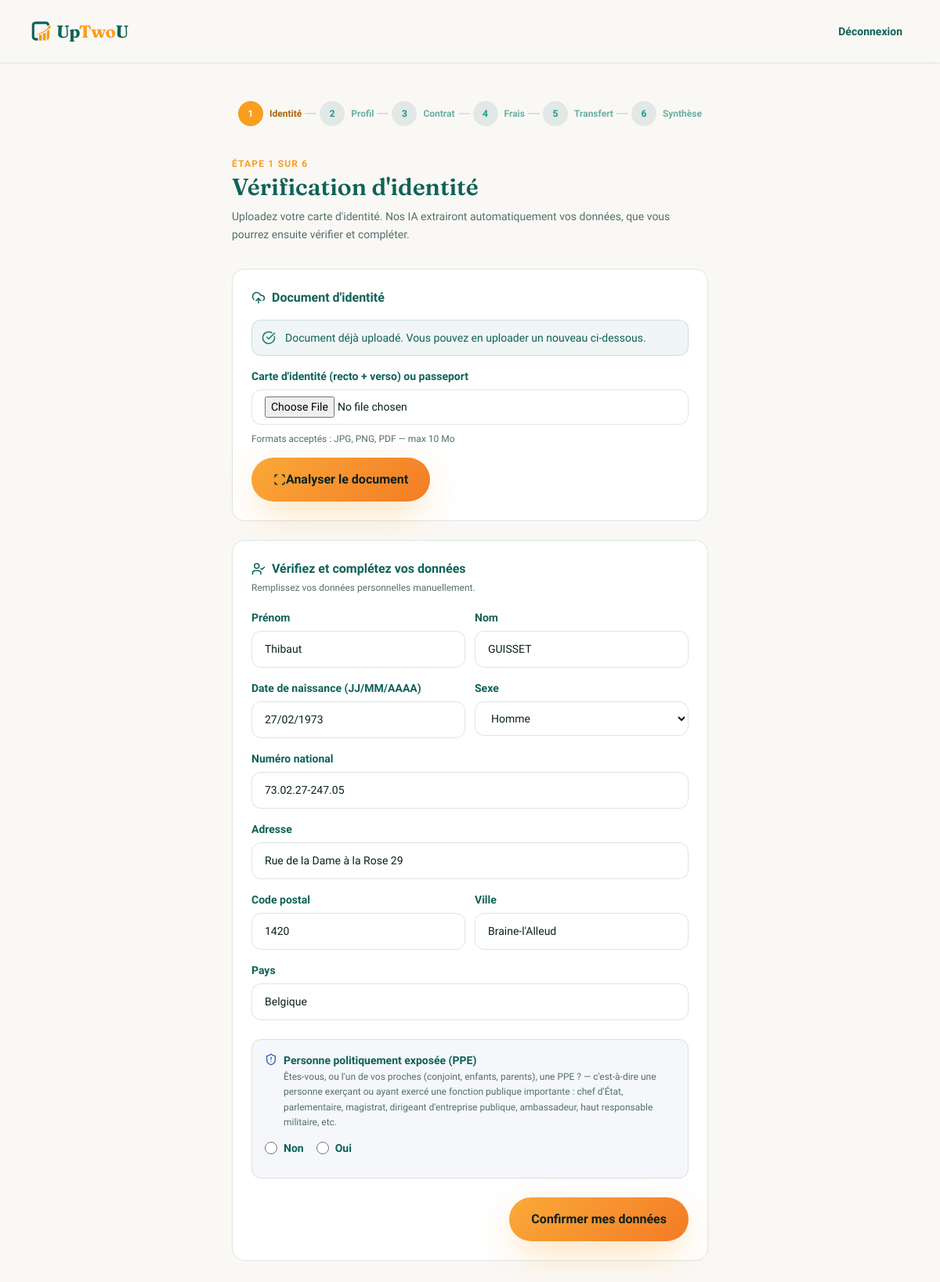
/onboarding/kyc (signed in), run on the app's committed database.
### models.py (models this page shows, shortened)
class Client(db.Model):
    __tablename__ = 'client'
    id = db.Column(db.Integer, primary_key=True)
    user_id = db.Column(db.Integer, db.ForeignKey('user.id'), nullable=False)
    nom = db.Column(db.String(100))
    prenom = db.Column(db.String(100))
    date_naissance = db.Column(db.String(10))   # JJ/MM/AAAA
    sexe = db.Column(db.String(1))              # 'F' | 'M'
    niss = db.Column(db.String(20))
    adresse = db.Column(db.String(200))
    ville = db.Column(db.String(100))
    code_postal = db.Column(db.String(10))
    telephone = db.Column(db.String(20))
    telephone_gsm = db.Column(db.String(20))
    iban = db.Column(db.String(34))
    beneficiaire_vie = db.Column(db.String(200))    # en cas de vie
    beneficiaire_1 = db.Column(db.String(200))      # en cas de décès — 1er (compat)
    beneficiaire_2 = db.Column(db.String(200))      # en cas de décès — 2ème (compat)
    beneficiaires_json = db.Column(db.Text)         # structure complète JSON
    profil_risque = db.Column(db.String(20))    # prudent | equilibre | dynamique | conviction
    profil_choisi_par = db.Column(db.String(20))  # client | courtier
    profil_date = db.Column(db.DateTime)
    pays = db.Column(db.String(100), default='Belgique')
    kyc_verifie = db.Column(db.Boolean, default=False)
    kyc_document = db.Column(db.String(200))      # filename of uploaded ID
    est_ppe = db.Column(db.Boolean, nullable=True)          # personne politiquement exposée
    ppe_details = db.Column(db.String(500), nullable=True)  # fonction / lien si PPE
    frais_acceptes = db.Column(db.Boolean, default=False)
    questionnaire_score = db.Column(db.Integer)   # raw score 0-18
    courtier_id = db.Column(db.Integer, db.ForeignKey('user.id'), nullable=True)
    courtier = db.relationship('User', foreign_keys='Client.courtier_id', backref='clients_assignes')
    cabinet_id = db.Column(db.Integer, db.ForeignKey('cabinet_courtage.id'), nullable=True)
    cabinet = db.relationship('CabinetCourtage', foreign_keys='Client.cabinet_id')
    contrats = db.relationship('Contrat', backref='client', lazy=True)
    analyses = db.relationship('Analyse', backref='client', lazy=True)

### app.py (the view, shortened to what this page needs)
@app.route("/onboarding/kyc", methods=["GET", "POST"])
@login_required
@client_required
def onboarding_kyc():
    client = current_user.client_profile
    form = OnboardingKYCForm()
    kyc_data = session.get('kyc_data', {})
    if request.method == 'GET':
        form.nom.data          = kyc_data.get('nom') or client.nom or ''
        form.prenom.data       = kyc_data.get('prenom') or client.prenom or ''
        niss_val = kyc_data.get('niss') or client.niss or ''
        form.niss.data = niss_val
        sexe_val = kyc_data.get('sexe') or client.sexe or ''
        if not sexe_val and niss_val:
            digits = re.sub(r'\D', '', niss_val)
            if len(digits) == 11:
                sexe_val = 'M' if int(digits[6:9]) % 2 == 1 else 'F'
        form.sexe.data = sexe_val
        ddn = kyc_data.get('date_naissance') or client.date_naissance or ''
        if not ddn and niss_val:
            bd = birthdate_from_niss(niss_val)
            if bd:
                ddn = bd.strftime('%d/%m/%Y')
        form.date_naissance.data = ddn
        db_adresse = client.adresse if client.kyc_verifie else ''
        form.adresse.data     = kyc_data.get('adresse') or db_adresse or ''
        form.code_postal.data = kyc_data.get('code_postal') or (client.code_postal if client.kyc_verifie else '') or ''
        form.ville.data       = kyc_data.get('ville') or (client.ville if client.kyc_verifie else '') or ''
        form.pays.data        = kyc_data.get('pays') or (client.pays if client.kyc_verifie else '') or 'Belgique'
        if client.est_ppe is not None:
            form.est_ppe.data    = 'oui' if client.est_ppe else 'non'
            form.ppe_details.data = client.ppe_details or ''
    has_document = bool(client.kyc_document)
    return render_template("onboarding/kyc.html", form=form,
                           kyc_data=kyc_data, has_document=has_document,
                           current_step=1, prev_url=None)

### forms.py
class OnboardingKYCForm(FlaskForm):
    nom = StringField('Nom', validators=[DataRequired()])
    prenom = StringField('Prénom', validators=[DataRequired()])
    date_naissance = StringField('Date de naissance (JJ/MM/AAAA)', validators=[
        DataRequired(), Regexp(r'^\d{2}/\d{2}/\d{4}$', message='Format JJ/MM/AAAA requis')
    ])
    sexe = SelectField('Sexe', choices=[('F', 'Femme'), ('M', 'Homme'), ('X', 'Je ne souhaite pas partager')], validators=[DataRequired()])
    niss = StringField('Numéro national', validators=[DataRequired()])
    adresse = StringField('Adresse', validators=[DataRequired()])
    code_postal = StringField('Code postal', validators=[DataRequired()])
    ville = StringField('Ville', validators=[DataRequired()])
    pays = StringField('Pays', validators=[DataRequired()], default='Belgique')
    est_ppe = RadioField(
        'PPE',
        choices=[('non', 'Non'), ('oui', 'Oui')],
        validators=[DataRequired(message='Veuillez répondre à la question PPE.')],
    )
    ppe_details = StringField('Fonction ou lien avec la PPE', validators=[Optional()])
    submit = SubmitField('Confirmer mes données')

### app.py (called while the page is built)
@login_manager.user_loader
def load_user(user_id):
    return db.session.get(User, int(user_id))

def client_required(f):
    @wraps(f)
    def decorated(*args, **kwargs):
        if not current_user.is_authenticated or current_user.role != 'client':
            flash("Accès réservé aux clients.", "error")
            return redirect(url_for('index'))
        return f(*args, **kwargs)
    return decorated

### templates/onboarding/kyc.html (shortened to what this page needs)
{% extends "onboarding/_base.html" %}
{% block content %}
<div class="mb-8">
  <p class="text-xs uppercase tracking-widest font-semibold text-accent mb-1">Étape 1 sur 6</p>
  <h1 class="font-display text-2xl md:text-3xl font-semibold text-primary">Vérification d'identité</h1>
  <p class="mt-2 text-muted text-sm leading-relaxed">Uploadez votre carte d'identité. Nos IA extrairont automatiquement vos données, que vous pourrez ensuite vérifier et compléter.</p>
</div>
<div class="rounded-2xl p-6 mb-6" style="background:var(--card-bg, white);border:1px solid var(--border);">
  <h2 class="font-semibold text-primary mb-4 flex items-center gap-2">
    <i data-lucide="upload-cloud" style="width:1.125rem;height:1.125rem;color:var(--primary);"></i>
    Document d'identité
  </h2>
  {% if has_document %}
  <div class="flex items-center gap-3 mb-4 rounded-xl p-3" style="background:hsl(172 75% 22% / 0.06);border:1px solid hsl(172 75% 22% / 0.15);">
    <i data-lucide="check-circle" style="width:1.125rem;height:1.125rem;color:hsl(172 75% 28%);flex-shrink:0;"></i>
    <p class="text-sm text-primary">Document déjà uploadé. Vous pouvez en uploader un nouveau ci-dessous.</p>
  </div>
  {% endif %}
  <form method="POST" enctype="multipart/form-data" class="flex flex-col gap-4">
    <div class="form-group">
      <label class="form-label">Carte d'identité (recto + verso) ou passeport</label>
      <input type="file" name="kyc_file" accept=".jpg,.jpeg,.png,.pdf"
             class="form-input" style="padding-top:0.5rem;padding-bottom:0.5rem;">
      <p class="text-xs text-muted mt-1">Formats acceptés : JPG, PNG, PDF — max 10 Mo</p>
    </div>
    <button type="submit" class="btn btn-primary" style="align-self:flex-start;">
      <i data-lucide="scan" style="width:1rem;height:1rem;"></i>
      Analyser le document
    </button>
  </form>
</div>
<div class="rounded-2xl p-6" style="background:var(--card-bg, white);border:1px solid var(--border);">
  <h2 class="font-semibold text-primary mb-1 flex items-center gap-2">
    <i data-lucide="user-check" style="width:1.125rem;height:1.125rem;color:var(--primary);"></i>
    Vérifiez et complétez vos données
  </h2>
  <p class="text-xs text-muted mb-5">
    {% if kyc_data %}
      Données pré-remplies depuis votre document. Corrigez si nécessaire.
    {% else %}
      Remplissez vos données personnelles manuellement.
    {% endif %}
  </p>
  <form method="POST" class="flex flex-col gap-4">
    <div class="grid grid-cols-2 gap-3">
      <div class="form-group">
        <label class="form-label">{{ form.prenom.label.text }}</label>
        {{ form.prenom(class="form-input") }}
      </div>
      <div class="form-group">
        <label class="form-label">{{ form.nom.label.text }}</label>
        {{ form.nom(class="form-input") }}
      </div>
    </div>
    <div class="grid grid-cols-2 gap-3">
      <div class="form-group">
        <label class="form-label">{{ form.date_naissance.label.text }}</label>
        {{ form.date_naissance(class="form-input", placeholder="JJ/MM/AAAA", id="date_naissance", maxlength="10", autocomplete="off") }}
      </div>
      <div class="form-group">
        <label class="form-label">{{ form.sexe.label.text }}</label>
        {{ form.sexe(class="form-input") }}
      </div>
    </div>
    <div class="form-group">
      <label class="form-label">{{ form.niss.label.text }}</label>
      {{ form.niss(class="form-input", placeholder="XX.XX.XX-XXX.XX") }}
    </div>
    <div class="form-group">
      <label class="form-label">{{ form.adresse.label.text }}</label>
      {{ form.adresse(class="form-input", placeholder="Rue de la Loi 16") }}
    </div>
    <div class="grid grid-cols-2 gap-3">
      <div class="form-group">
        <label class="form-label">{{ form.code_postal.label.text }}</label>
        {{ form.code_postal(class="form-input", placeholder="1000") }}
      </div>
      <div class="form-group">
        <label class="form-label">{{ form.ville.label.text }}</label>
        {{ form.ville(class="form-input", placeholder="Bruxelles") }}
      </div>
    </div>
    <div class="form-group">
      <label class="form-label">{{ form.pays.label.text }}</label>
      {{ form.pays(class="form-input") }}
    </div>
    <div class="rounded-xl p-4 mt-2" style="background:hsla(220,30%,97%,1);border:1px solid hsla(220,20%,88%,1);">
      <div class="flex items-start gap-2 mb-3">
        <i data-lucide="shield-alert" style="width:1rem;height:1rem;flex-shrink:0;margin-top:1px;color:hsl(220,60%,45%);"></i>
        <div>
          <p class="text-sm font-semibold text-primary">Personne politiquement exposée (PPE)</p>
          <p class="text-xs text-muted mt-0.5 leading-relaxed">
            Êtes-vous, ou l'un de vos proches (conjoint, enfants, parents), une PPE ? — c'est-à-dire une personne
            exerçant ou ayant exercé une fonction publique importante : chef d'État, parlementaire, magistrat,
            dirigeant d'entreprise publique, ambassadeur, haut responsable militaire, etc.
          </p>
        </div>
      </div>
      <div class="flex gap-4 mb-3">
        {% for val, label in form.est_ppe.choices %}
        <label class="flex items-center gap-2 cursor-pointer">
          <input type="radio" name="est_ppe" value="{{ val }}"
                 class="ppe-radio h-4 w-4 flex-shrink-0" style="accent-color:var(--primary);">
          <span class="text-sm font-semibold text-primary">{{ label }}</span>
        </label>
        {% endfor %}
      </div>
    </div>
    <div class="flex justify-end mt-2">
      {{ form.submit(class="btn btn-primary") }}
    </div>
  </form>
</div>
{% endblock %}

### static/css/style.css (style rules this page uses)
:root { --background: hsl(40, 33%, 97%); --foreground: hsl(175, 60%, 8%); --card: hsl(0, 0%, 100%); --card-foreground: hsl(175, 60%, 8%); --primary: hsl(172, 75%, 22%); --primary-foreground: hsl(40, 33%, 97%); --primary-glow: hsl(165, 70%, 45%); --secondary: hsl(168, 30%, 92%); --secondary-foreground: hsl(172, 75%, 22%); --muted: hsl(40, 20%, 93%); --muted-foreground: hsl(175, 15%, 38%); --accent: hsl(35, 95%, 55%); --accent-foreground: hsl(175, 60%, 8%); --accent-soft: hsl(35, 95%, 92%); --border: hsl(168, 20%, 88%); --radius: 1rem; --shadow-glow: 0 20px 60px -15px hsl(172 75% 22% / 0.35); --shadow-accent: 0 15px 50px -10px hsl(35 95% 55% / 0.45); --shadow-soft: 0 8px 30px -8px hsl(172 75% 22% / 0.12); --shadow-card: 0 4px 20px -4px hsl(172 75% 22% / 0.08); }
*, *::before, *::after { box-sizing: border-box; }
html { scroll-behavior: smooth; }
body { margin: 0; background-color: var(--background); color: var(--foreground); font-family: "Plus Jakarta Sans", ui-sans-serif, system-ui, sans-serif; -webkit-font-smoothing: antialiased; }
.text-primary { color: var(--primary) !important; }
.text-muted { color: var(--muted-foreground) !important; }
.text-accent { color: var(--accent) !important; }
.font-display { font-family: "Fraunces", ui-serif, Georgia, serif; }
.btn { display: inline-flex; align-items: center; justify-content: center; font-weight: 600; font-size: 0.875rem; transition: all 0.2s ease; cursor: pointer; text-decoration: none; border: none; outline: none; }
.btn-primary { background: linear-gradient(135deg, hsl(35 95% 60%) 0%, hsl(25 90% 55%) 100%); color: var(--accent-foreground); border-radius: 9999px; padding: 0 1.75rem; height: 3.5rem; font-size: 1rem; box-shadow: var(--shadow-accent); }
[data-lucide] { display: inline-block; vertical-align: middle; }
.form-group { display: flex; flex-direction: column; gap: 0.375rem; }
.form-label { font-size: 0.875rem; font-weight: 600; color: var(--primary); }
.form-input { padding: 0.75rem 1rem; border: 1px solid var(--border); border-radius: 0.75rem; font-size: 0.875rem; font-family: inherit; background: white; color: var(--foreground); transition: border-color 0.2s; outline: none; width: 100%; box-sizing: border-box; }

### data on the page
Client: prenom "Thibaut", nom "GUISSET", date_naissance "27/02/1973", sexe "Homme", niss "73.02.27-247.05", adresse "Rue de la Dame à la Rose 29", code_postal "1420", ville "Braine-l'Alleud", pays "Belgique"

### other printed values
{{ num }} "1" "2" "3" "4" "5" "6"
{{ label }} "Identité" "Profil" "Contrat" "Frais" "Transfert" "Synthèse"
{{ label }} "Non" "Oui"
